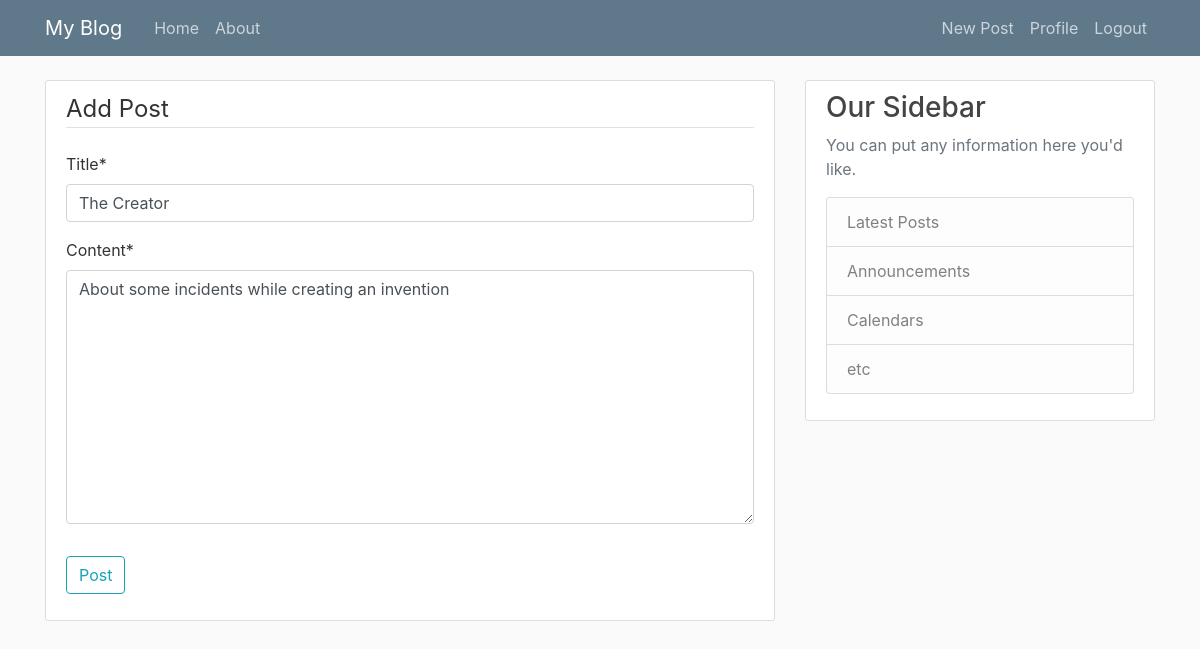
The app's page /post/11/update (signed in) with its own data.
### webapp/models.py (models this page shows, shortened)
class Post(models.Model):
    title = models.CharField(max_length=100)
    content = models.TextField()
    date_posted = models.DateTimeField(default=timezone.now)
    author = models.ForeignKey(User,on_delete=models.CASCADE)

### webapp/views.py (the view, shortened to what this page needs)
# urls.py: path('post/<int:pk>/update',PostUpdateView.as_view(),name = 'post-update'),
class PostUpdateView(LoginRequiredMixin,UserPassesTestMixin,UpdateView):
    model = Post
    fields =['title','content']
    def test_func(self):
        post = self.get_object()
        if self.request.user == post.author:
            return True
        return False

### webapp/templates/webapp/post_form.html (shortened to what this page needs)
{% extends "webapp/base.html" %}
{% load crispy_forms_tags %}
{% block content  %}
<div class="content-section">
    <form method="post">
        <fieldset class="form-group">
            <legend class="border-bottom mb-4">Add Post</legend>
            {{ form|crispy }}
        </fieldset>
        <div class="form-group">
            <button class="btn btn-outline-info" type="submit">Post</button>
        </div>
    </form>
</div>
{% endblock %}

### webapp/static/webapp/main.css (style rules this page uses)
body { background: #fafafa; color: #333333; margin-top: 5rem; }
.content-section { background: #ffffff; padding: 10px 20px; border: 1px solid #dddddd; border-radius: 3px; margin-bottom: 20px; }

### records on screen
Post: title "The Creator", content "About some incidents while creating an invention"
